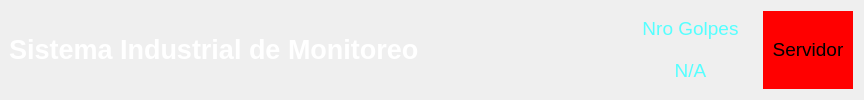
     <widget class="QWidget" name="Titulo" native="true">
      <layout class="QHBoxLayout" name="horizontalLayout_2" stretch="2,3,2,0">
       <property name="leftMargin">
        <number>9</number>
       </property>
       <item>
        <layout class="QHBoxLayout" name="hl1Titulo">
         <item>
          <widget class="QLabel" name="nroMaquina">
           <property name="font">
            <font>
             <pointsize>26</pointsize>
             <weight>75</weight>
             <italic>false</italic>
             <bold>true</bold>
             <underline>false</underline>
             <strikeout>false</strikeout>
            </font>
           </property>
           <property name="text">
            <string>&lt;html&gt;&lt;head/&gt;&lt;body&gt;&lt;p&gt;&lt;span style=&quot; font-size:20pt; color:#ffffff;&quot;&gt;Sistema Industrial de Monitoreo&lt;/span&gt;&lt;/p&gt;&lt;/body&gt;&lt;/html&gt;</string>
           </property>
          </widget>
         </item>
        </layout>
       </item>
       <item>
        <spacer name="horizontalSpacer">
         <property name="orientation">
          <enum>Qt::Horizontal</enum>
         </property>
         <property name="sizeHint" stdset="0">
          <size>
           <width>235</width>
           <height>20</height>
          </size>
         </property>
        </spacer>
       </item>
       <item>
        <layout class="QVBoxLayout" name="verticalLayout">
         <item>
          <widget class="QLabel" name="l_8">
           <property name="text">
            <string>&lt;html&gt;&lt;head/&gt;&lt;body&gt;&lt;p&gt;&lt;span style=&quot; font-size:14pt; color:#55ffff;&quot;&gt;Nro Golpes&lt;/span&gt;&lt;/p&gt;&lt;/body&gt;&lt;/html&gt;</string>
           </property>
           <property name="alignment">
            <set>Qt::AlignCenter</set>
           </property>
          </widget>
         </item>
         <item>
          <widget class="QLabel" name="nroGolpes">
           <property name="text">
            <string>&lt;html&gt;&lt;head/&gt;&lt;body&gt;&lt;p&gt;&lt;span style=&quot; font-size:14pt; color:#55ffff;&quot;&gt;N/A&lt;/span&gt;&lt;/p&gt;&lt;/body&gt;&lt;/html&gt;</string>
           </property>
           <property name="alignment">
            <set>Qt::AlignCenter</set>
           </property>
          </widget>
         </item>
        </layout>
       </item>
       <item>
        <widget class="QWidget" name="Lserv" native="true">
         <property name="styleSheet">
          <string notr="true">background-color: rgb(255, 0, 0);</string>
         </property>
         <layout class="QGridLayout" name="gridLayout_2">
          <item row="0" column="0">
           <widget class="QLabel" name="l_servidor">
            <property name="text">
             <string>&lt;html&gt;&lt;head/&gt;&lt;body&gt;&lt;p&gt;&lt;span style=&quot; font-size:14pt; color:#000000;&quot;&gt;Servidor&lt;/span&gt;&lt;/p&gt;&lt;/body&gt;&lt;/html&gt;</string>
            </property>
            <property name="alignment">
             <set>Qt::AlignCenter</set>
            </property>
           </widget>
          </item>
         </layout>
        </widget>
       </item>
      </layout>
     </widget>
